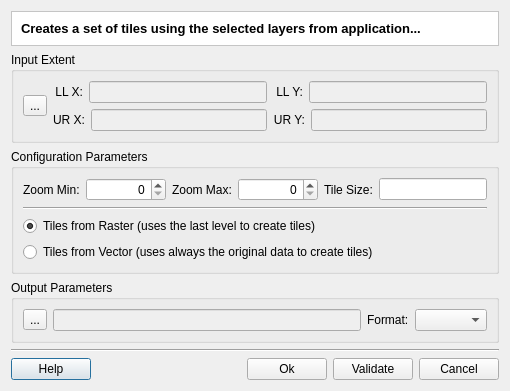
<?xml version="1.0" encoding="UTF-8"?>
<ui version="4.0">
 <class>TileGeneratorDialogForm</class>
 <widget class="QDialog" name="TileGeneratorDialogForm">
  <property name="geometry">
   <rect>
    <x>0</x>
    <y>0</y>
    <width>511</width>
    <height>368</height>
   </rect>
  </property>
  <property name="windowTitle">
   <string>Tile Generator</string>
  </property>
  <layout class="QGridLayout" name="gridLayout_15">
   <property name="sizeConstraint">
    <enum>QLayout::SetFixedSize</enum>
   </property>
   <item row="0" column="0">
    <layout class="QGridLayout" name="gridLayout_14">
     <item row="0" column="0">
      <widget class="QFrame" name="frame">
       <property name="styleSheet">
        <string notr="true">QWidget { background: white }</string>
       </property>
       <property name="frameShape">
        <enum>QFrame::StyledPanel</enum>
       </property>
       <property name="frameShadow">
        <enum>QFrame::Sunken</enum>
       </property>
       <layout class="QGridLayout" name="gridLayout_6">
        <item row="0" column="0">
         <widget class="QLabel" name="m_titleLabel">
          <property name="font">
           <font>
            <pointsize>10</pointsize>
            <weight>75</weight>
            <bold>true</bold>
           </font>
          </property>
          <property name="text">
           <string>Creates a set of tiles using the selected layers from application...</string>
          </property>
         </widget>
        </item>
       </layout>
      </widget>
     </item>
     <item row="1" column="0">
      <widget class="QGroupBox" name="groupBox_3">
       <property name="title">
        <string>Input Extent</string>
       </property>
       <property name="flat">
        <bool>true</bool>
       </property>
       <layout class="QGridLayout" name="gridLayout_16">
        <item row="0" column="0">
         <layout class="QGridLayout" name="gridLayout_12">
          <item row="0" column="0">
           <widget class="QToolButton" name="m_toolButton">
            <property name="text">
             <string>...</string>
            </property>
            <property name="checkable">
             <bool>true</bool>
            </property>
           </widget>
          </item>
          <item row="0" column="1">
           <layout class="QGridLayout" name="gridLayout_11">
            <item row="0" column="0">
             <layout class="QGridLayout" name="gridLayout_7">
              <item row="0" column="0">
               <widget class="QLabel" name="label_5">
                <property name="minimumSize">
                 <size>
                  <width>30</width>
                  <height>0</height>
                 </size>
                </property>
                <property name="text">
                 <string>LL X:</string>
                </property>
                <property name="alignment">
                 <set>Qt::AlignRight|Qt::AlignTrailing|Qt::AlignVCenter</set>
                </property>
               </widget>
              </item>
              <item row="0" column="1">
               <widget class="QLineEdit" name="m_llxLineEdit">
                <property name="enabled">
                 <bool>false</bool>
                </property>
               </widget>
              </item>
             </layout>
            </item>
            <item row="0" column="1">
             <layout class="QGridLayout" name="gridLayout_8">
              <item row="0" column="0">
               <widget class="QLabel" name="label_6">
                <property name="minimumSize">
                 <size>
                  <width>30</width>
                  <height>0</height>
                 </size>
                </property>
                <property name="text">
                 <string>LL Y:</string>
                </property>
                <property name="alignment">
                 <set>Qt::AlignRight|Qt::AlignTrailing|Qt::AlignVCenter</set>
                </property>
               </widget>
              </item>
              <item row="0" column="1">
               <widget class="QLineEdit" name="m_llyLineEdit">
                <property name="enabled">
                 <bool>false</bool>
                </property>
               </widget>
              </item>
             </layout>
            </item>
            <item row="1" column="0">
             <layout class="QGridLayout" name="gridLayout_9">
              <item row="0" column="0">
               <widget class="QLabel" name="label_7">
                <property name="minimumSize">
                 <size>
                  <width>30</width>
                  <height>0</height>
                 </size>
                </property>
                <property name="text">
                 <string>UR X:</string>
                </property>
                <property name="alignment">
                 <set>Qt::AlignRight|Qt::AlignTrailing|Qt::AlignVCenter</set>
                </property>
               </widget>
              </item>
              <item row="0" column="1">
               <widget class="QLineEdit" name="m_urxLineEdit">
                <property name="enabled">
                 <bool>false</bool>
                </property>
               </widget>
              </item>
             </layout>
            </item>
            <item row="1" column="1">
             <layout class="QGridLayout" name="gridLayout_10">
              <item row="0" column="0">
               <widget class="QLabel" name="label_8">
                <property name="minimumSize">
                 <size>
                  <width>30</width>
                  <height>0</height>
                 </size>
                </property>
                <property name="text">
                 <string>UR Y:</string>
                </property>
                <property name="alignment">
                 <set>Qt::AlignRight|Qt::AlignTrailing|Qt::AlignVCenter</set>
                </property>
               </widget>
              </item>
              <item row="0" column="1">
               <widget class="QLineEdit" name="m_uryLineEdit">
                <property name="enabled">
                 <bool>false</bool>
                </property>
               </widget>
              </item>
             </layout>
            </item>
           </layout>
          </item>
         </layout>
        </item>
       </layout>
      </widget>
     </item>
     <item row="2" column="0">
      <widget class="QGroupBox" name="groupBox">
       <property name="title">
        <string>Configuration Parameters</string>
       </property>
       <property name="flat">
        <bool>true</bool>
       </property>
       <layout class="QGridLayout" name="gridLayout_13">
        <item row="0" column="0">
         <layout class="QGridLayout" name="gridLayout_2">
          <item row="0" column="0">
           <layout class="QGridLayout" name="gridLayout">
            <item row="0" column="0">
             <widget class="QLabel" name="label">
              <property name="text">
               <string>Zoom Min:</string>
              </property>
             </widget>
            </item>
            <item row="0" column="1">
             <widget class="QSpinBox" name="m_zoomMinSpinBox">
              <property name="minimumSize">
               <size>
                <width>80</width>
                <height>0</height>
               </size>
              </property>
              <property name="alignment">
               <set>Qt::AlignRight|Qt::AlignTrailing|Qt::AlignVCenter</set>
              </property>
             </widget>
            </item>
            <item row="0" column="2">
             <widget class="QLabel" name="label_2">
              <property name="text">
               <string>Zoom Max:</string>
              </property>
             </widget>
            </item>
            <item row="0" column="3">
             <widget class="QSpinBox" name="m_zoomMaxSpinBox">
              <property name="minimumSize">
               <size>
                <width>80</width>
                <height>0</height>
               </size>
              </property>
              <property name="alignment">
               <set>Qt::AlignRight|Qt::AlignTrailing|Qt::AlignVCenter</set>
              </property>
             </widget>
            </item>
            <item row="0" column="4">
             <widget class="QLabel" name="label_3">
              <property name="text">
               <string>Tile Size:</string>
              </property>
             </widget>
            </item>
            <item row="0" column="5">
             <widget class="QLineEdit" name="m_tileSizeLineEdit">
              <property name="alignment">
               <set>Qt::AlignRight|Qt::AlignTrailing|Qt::AlignVCenter</set>
              </property>
             </widget>
            </item>
           </layout>
          </item>
          <item row="1" column="0">
           <widget class="Line" name="line_2">
            <property name="orientation">
             <enum>Qt::Horizontal</enum>
            </property>
           </widget>
          </item>
          <item row="2" column="0">
           <widget class="QRadioButton" name="m_rasterRadioButton">
            <property name="text">
             <string>Tiles from Raster (uses the last level to create tiles)</string>
            </property>
            <property name="checked">
             <bool>true</bool>
            </property>
           </widget>
          </item>
          <item row="3" column="0">
           <widget class="QRadioButton" name="m_vectorRadioButton">
            <property name="text">
             <string>Tiles from Vector (uses always the original data to create tiles)</string>
            </property>
           </widget>
          </item>
         </layout>
        </item>
       </layout>
      </widget>
     </item>
     <item row="3" column="0">
      <widget class="QGroupBox" name="groupBox_2">
       <property name="title">
        <string>Output Parameters</string>
       </property>
       <property name="flat">
        <bool>true</bool>
       </property>
       <layout class="QGridLayout" name="gridLayout_4">
        <item row="0" column="0">
         <layout class="QGridLayout" name="gridLayout_3">
          <item row="0" column="0">
           <widget class="QToolButton" name="m_dirToolButton">
            <property name="text">
             <string>...</string>
            </property>
           </widget>
          </item>
          <item row="0" column="1">
           <widget class="QLineEdit" name="m_dirLineEdit">
            <property name="enabled">
             <bool>false</bool>
            </property>
           </widget>
          </item>
          <item row="0" column="2">
           <widget class="QLabel" name="label_4">
            <property name="text">
             <string>Format:</string>
            </property>
           </widget>
          </item>
          <item row="0" column="3">
           <widget class="QComboBox" name="m_formatComboBox"/>
          </item>
         </layout>
        </item>
       </layout>
      </widget>
     </item>
     <item row="4" column="0">
      <layout class="QGridLayout" name="gridLayout_5">
       <item row="0" column="0" colspan="5">
        <widget class="Line" name="line">
         <property name="orientation">
          <enum>Qt::Horizontal</enum>
         </property>
        </widget>
       </item>
       <item row="1" column="0">
        <widget class="QPushButton" name="m_helpPushButton">
         <property name="text">
          <string>Help</string>
         </property>
        </widget>
       </item>
       <item row="1" column="1">
        <spacer name="horizontalSpacer">
         <property name="orientation">
          <enum>Qt::Horizontal</enum>
         </property>
         <property name="sizeHint" stdset="0">
          <size>
           <width>40</width>
           <height>20</height>
          </size>
         </property>
        </spacer>
       </item>
       <item row="1" column="2">
        <widget class="QPushButton" name="m_okPushButton">
         <property name="text">
          <string>Ok</string>
         </property>
        </widget>
       </item>
       <item row="1" column="4">
        <widget class="QPushButton" name="m_cancelPushButton">
         <property name="text">
          <string>Cancel</string>
         </property>
        </widget>
       </item>
       <item row="1" column="3">
        <widget class="QPushButton" name="m_validatePushButton">
         <property name="text">
          <string>Validate</string>
         </property>
        </widget>
       </item>
      </layout>
     </item>
    </layout>
   </item>
  </layout>
 </widget>
 <tabstops>
  <tabstop>m_llxLineEdit</tabstop>
  <tabstop>m_llyLineEdit</tabstop>
  <tabstop>m_urxLineEdit</tabstop>
  <tabstop>m_uryLineEdit</tabstop>
  <tabstop>m_zoomMinSpinBox</tabstop>
  <tabstop>m_zoomMaxSpinBox</tabstop>
  <tabstop>m_tileSizeLineEdit</tabstop>
  <tabstop>m_rasterRadioButton</tabstop>
  <tabstop>m_vectorRadioButton</tabstop>
  <tabstop>m_dirToolButton</tabstop>
  <tabstop>m_dirLineEdit</tabstop>
  <tabstop>m_formatComboBox</tabstop>
  <tabstop>m_okPushButton</tabstop>
  <tabstop>m_validatePushButton</tabstop>
  <tabstop>m_cancelPushButton</tabstop>
  <tabstop>m_helpPushButton</tabstop>
 </tabstops>
 <resources/>
 <connections>
  <connection>
   <sender>m_cancelPushButton</sender>
   <signal>released()</signal>
   <receiver>TileGeneratorDialogForm</receiver>
   <slot>reject()</slot>
   <hints>
    <hint type="sourcelabel">
     <x>446</x>
     <y>197</y>
    </hint>
    <hint type="destinationlabel">
     <x>446</x>
     <y>217</y>
    </hint>
   </hints>
  </connection>
 </connections>
</ui>
